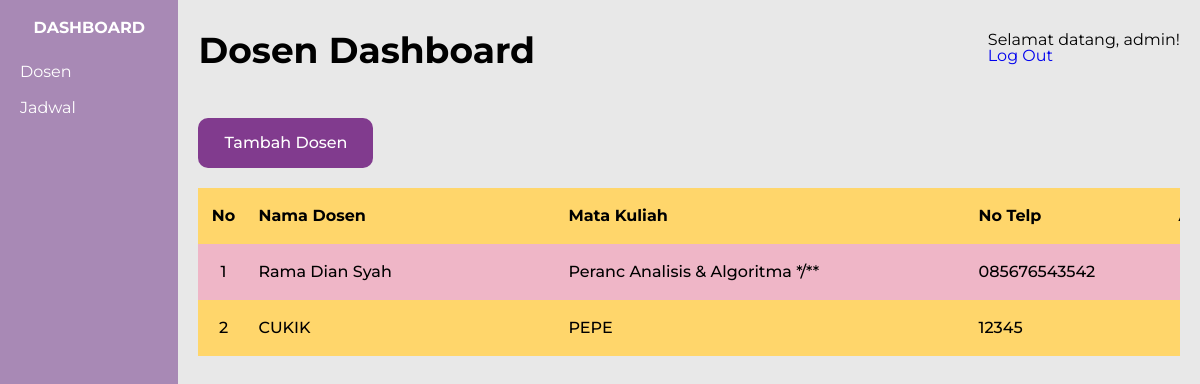
Page /web/Php/admin/dosen/dosen.php (signed in) on the committed database.
### tables this page shows
CREATE TABLE `dosen` (
  `id_dosen` int(11) NOT NULL,
  `nama` varchar(255) NOT NULL,
  `matakuliah` varchar(255) NOT NULL,
  `no_telp` varchar(255) NOT NULL
);

### web/Php/admin/dosen/dosen.php (the view, shortened to what this page needs)
<?php
include '../../koneksi.php';
$query = "SELECT * FROM dosen";
$result = mysqli_query($koneksi, $query);
?>
<!doctype html>
<html>
<head>
    <link rel="stylesheet" href="../../../Css/admin/dosen.css" />
</head>
<body>
    <div class="side">
        <aside class="sidebar">
            <h1 class="side-head">DASHBOARD</h1>
            <div class="side-items">
                <a href="dosen.php" class="side-link">Dosen</a>
                <a href="../jadwal/jadwal.php" class="side-link">Jadwal</a>
            </div>
        </aside>
        <main class="jarakmain">
            <div class="headline">
                <h1 class="dosenheding">Dosen Dashboard</h1>
                <div class="logout">
                    <h1>Selamat datang, <?php echo $_SESSION['username']; ?>!</h1>
                    <a href="../../logout.php" class="logout">Log Out</a>
                </div>
            </div>
            <a href="inputdosen.php" class="tambahdosen">Tambah Dosen</a>
            <div class="jarak-bawah">
                <table class="lebartabel">
                    <thead>
                        <tr class="rowtable1">
                            <th class="headtable1">No</th>
                            <th class="headtable2">Nama Dosen</th>
                            <th class="headtable3">Mata Kuliah</th>
                            <th class="headtable4">No Telp</th>
                        </tr>
                    </thead>
                    <tbody>
                        <?php
                        $no = 1;
                        while ($row = mysqli_fetch_assoc($result)) {
                            $nama_dosen = isset($row['nama']) ? $row['nama'] : '';
                            $mata_kuliah = isset($row['matakuliah']) ? $row['matakuliah'] : '';
                            $no_telp = isset($row['no_telp']) ? $row['no_telp'] : '';
                            ?>
                            <tr class="rowtabel2">
                                <td class="tabledata1"><?php echo $no++; ?></td>
                                <td class="tabledata2"><?php echo $nama_dosen; ?></td>
                                <td class="tabledata3"><?php echo $mata_kuliah; ?></td>
                                <td class="tabledata4"><?php echo $no_telp; ?></td>
                            </tr>
                            <?php
                        }
                        ?>
                    </tbody>
                </table>
            </div>
        </main>
    </div>
</body>
</html>

### web/Css/admin/dosen.css (style rules this page uses)
html, body, div, span, applet, object, iframe, h1, h2, h3, h4, h5, h6, p, blockquote, pre, a, abbr, acronym, address, big, cite, code, del, dfn, em, img, ins, kbd, q, s, samp, small, strike, strong, sub, sup, tt, var, b, u, i, center, dl, dt, dd, ol, ul, li, fieldset, form, label, legend, table, caption, tbody, tfoot, thead, tr, th, td, article, aside, canvas, details, embed, figure, figcaption, footer, header, hgroup, menu, nav, output, ruby, section, summary, time, mark, audio, video { margin: 0; padding: 0; border: 0; font-size: 100%; font: inherit; vertical-align: baseline; }
article, aside, details, figcaption, figure, footer, header, hgroup, menu, nav, section { display: block; }
body { line-height: 1; }
table { border-collapse: collapse; border-spacing: 0; }
body { background-color: #e8e8e8; margin: 0; padding: 0; font-family: "montserrat", "Times New Roman", Times, serif; }
.side { display: flex; }
.sidebar { background-color: #a889b5; width: 200px; height: 100vh; }
.jarakmain { margin-left: 1.25rem; margin-right: 1.25rem; overflow-y: auto; height: 100vh; scroll-behavior: smooth; scrollbar-width: none; }
.dosenheding { font-size: 36px; font-weight: bold; margin-top: 2rem; }
.tambahdosen { width: 175px; height: 50px; background-color: #813b8e; border-radius: 10px; color: white; display: flex; justify-content: center; align-items: center; -webkit-border-radius: 10px; -moz-border-radius: 10px; -ms-border-radius: 10px; -o-border-radius: 10px; margin-top: 50px; margin-bottom: 20px; text-decoration: none; font-weight: 500; }
.lebartabel { width: 1100px; text-align: left; border-collapse: collapse; table-layout: auto; }
thead tr { background-color: #ffd66b; }
tbody tr:nth-child(odd) { background-color: #efb6c7; }
tbody tr:nth-child(even) { background-color: #ffd66b; }
.rowtable1 { font-weight: bold; }
td { font-weight: 500; }
table { padding-top: 20px; padding-bottom: 20px; }
.headtable1 { width: 50px; text-align: center; padding-top: 20px; padding-bottom: 20px; }
.tabledata1 { text-align: center; padding-top: 20px; padding-bottom: 20px; }
.headtable2 { width: 300px; padding-top: 20px; padding-bottom: 20px; padding-left: 10px; }
.tabledata2 { text-align: left; padding-top: 20px; padding-bottom: 20px; padding-left: 10px; }
.headtable3 { width: 400px; padding-top: 20px; padding-bottom: 20px; padding-left: 10px; }
.tabledata3 { text-align: left; padding-top: 20px; padding-bottom: 20px; padding-left: 10px; }
.headtable4 { width: 200px; padding-top: 20px; padding-bottom: 20px; padding-left: 10px; }
.tabledata4 { text-align: left; padding-top: 20px; padding-bottom: 20px; padding-left: 10px; }
.headline { display: flex; justify-content: space-between; }
.logout { text-decoration: none; margin-top: 2rem; }
.side-head { color: white; font-weight: bold; display: flex; justify-content: center; align-items: center; padding-top: 20px; }
.side-items { display: flex; flex-direction: column; padding-left: 20px; gap: 20px; margin-top: 28px; }
.side-link { text-decoration: none; color: white; }
.jarak-bawah { padding-bottom: 50px; }

### rows in the picture
dosen: nama "Rama Dian Syah", matakuliah "Peranc Analisis & Algoritma */**", no_telp "085676543542"
dosen: nama "CUKIK", matakuliah "PEPE", no_telp "12345"

### other values in the picture
$_SESSION['username'] "admin"
